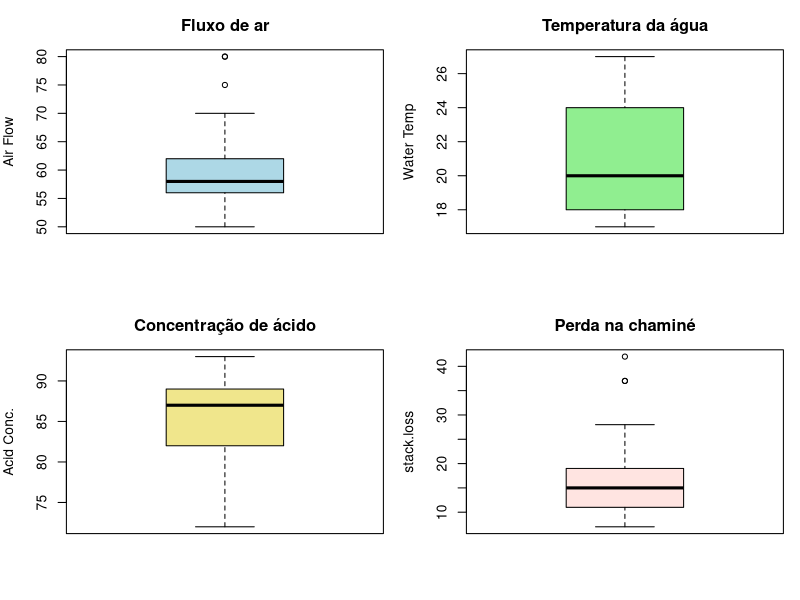
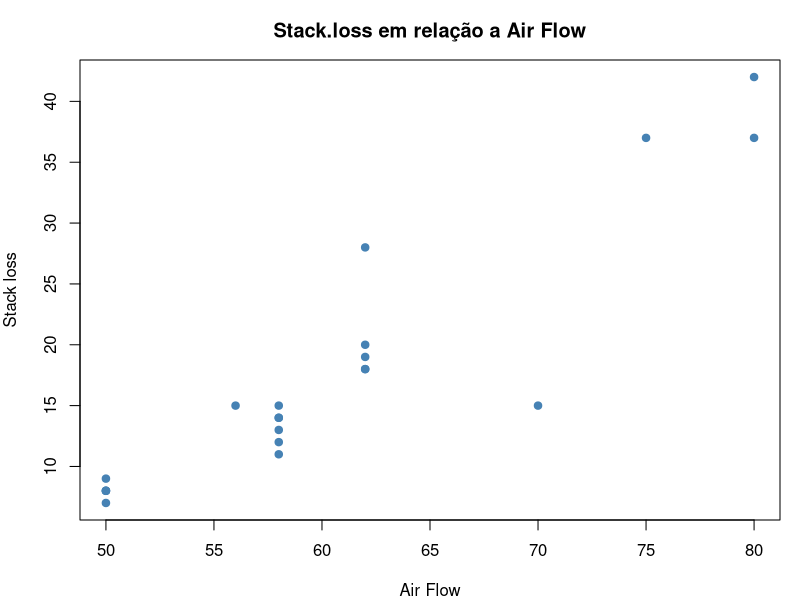
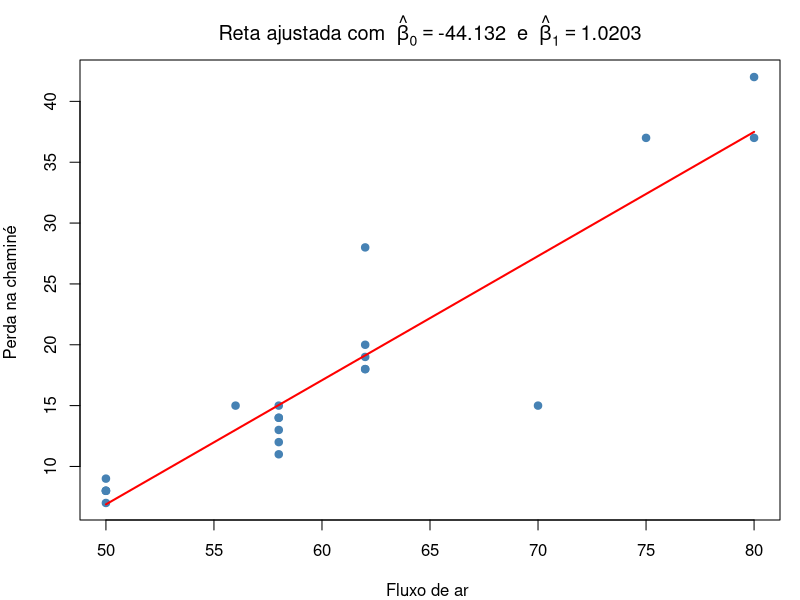
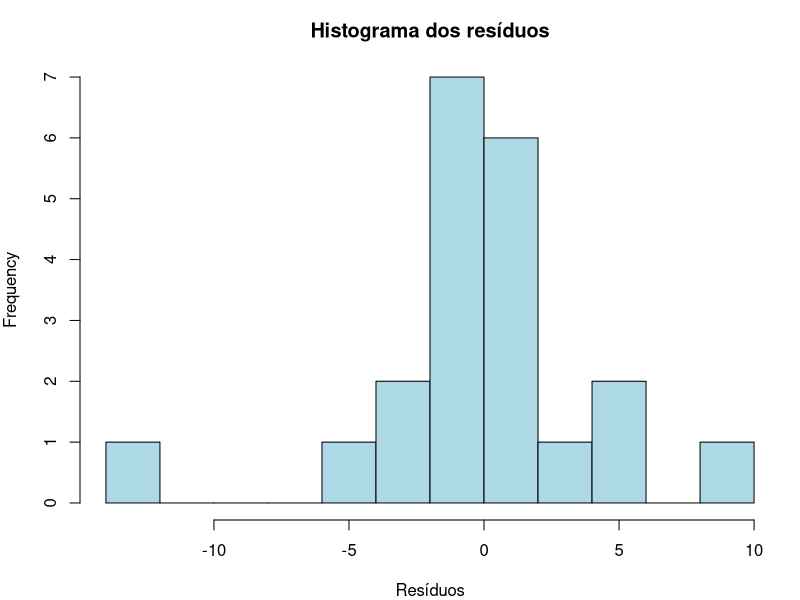

Write the R code that produced these figures, in order. (Note: this script raises an error after producing the figures.)
rm(list=ls(all=TRUE))
   
data("stackloss")
dados <- stackloss

# X é a variável explicativa e Y a variável predita
X <- dados$Air.Flow
Y <- dados$stack.loss

# Resumo estatístico das quatro variáveis
summary(dados)


# Boxplots individuais para evitar comparação visual enganosa entre escalas diferentes
par(mfrow = c(2, 2), mar = c(4, 4, 3, 1))

boxplot(dados$Air.Flow,
        main = "Fluxo de ar",
        ylab = "Air Flow",
        col = "lightblue")

boxplot(dados$Water.Temp,
        main = "Temperatura da água",
        ylab = "Water Temp",
        col = "lightgreen")

boxplot(dados$Acid.Conc.,
        main = "Concentração de ácido",
        ylab = "Acid Conc.",
        col = "khaki")

boxplot(dados$stack.loss,
        main = "Perda na chaminé",
        ylab = "stack.loss",
        col = "mistyrose")

par(mfrow = c(1, 1))


# Gráfico de dispersão entre as variáveis explicativa e predita
plot(X,Y,
     pch = 19,
     col = 'steelblue',
     xlab = 'Air Flow',
     ylab = 'Stack loss',
     main = 'Stack.loss em relação a Air Flow'
)

# Correlação linear entre X e Y
cor(X,Y)

# Cálculo de Sxx,Sxy e Syy
n <- nrow(dados)
Xbar <- mean(X)
Ybar <- mean(Y)

# Sxx mede a variabilidade total da variável X
Sxx <- sum(X^2) - n*Xbar^2

# Syy mede a variabilidade total da variável Y
Syy <- sum(Y^2) - n*Ybar^2

# Sxy é a medida de associação linear entre X e Y
Sxy <- sum((X-Xbar)*Y)

cat('Sxx =', Sxx, '\n')
cat('Syy =', Syy, '\n')
cat('Sxy =', Sxy)


# Lembrando:
# beta1 = Sxy / Sxx
# beta0 = Ybar - beta1*Xbar
# sigma2 = SQres / (n - 2)

# Estimativas de beta0 e beta1
beta1_hat <- Sxy / Sxx
beta0_hat <- Ybar - beta1_hat*Xbar

# Estimativa de sigma2 (estimador não viesado)
# A soma de quadrados dos resíduos pode ser calculada direto com Syy e Sxy
SQres <- Syy - beta1_hat*Sxy
sigma2_hat <- SQres / (n - 2)

cat('beta0 =', beta0_hat, '\n')
cat('beta1 =', beta1_hat, '\n')
cat('sigma2 =', sigma2_hat, '\n')

# Conferindo com a função lm
fit <- lm(Y ~ X)
fit$coefficients

cat('Y_hat =', round(beta0_hat,4), '+', round(beta1_hat,4), '* X' )


# Gráfico de dispersão com a reta ajustada
plot(X, Y,
     pch = 19,
     col = "steelblue",
     xlab = "Fluxo de ar ",
     ylab = "Perda na chaminé ",
     main = bquote("Reta ajustada com " ~ hat(beta)[0] == .(round(beta0_hat, 4)) ~ " e " ~ hat(beta)[1] == .(round(beta1_hat, 4))))
curve(beta0_hat + beta1_hat*x, add = T, col = "red", lwd = 2)


# Cálculo dos resíduos no modelo
y_hat <- beta0_hat + beta1_hat*X
residuos <- Y - y_hat

tabela_residuos <- data.frame(Air.Flow = X,
                              stack.loss = Y,
                              y_hat = round(y_hat, 3),
                              residuo = round(residuos, 3))
tabela_residuos

hist(residuos,
     main = "Histograma dos resíduos",
     xlab = "Resíduos",
     col = "lightblue",
     border = "black",
     breaks = 8)

# Como os resíduos se aproximam de zero, o modelo consegue prever valores próximos
# aos observados


# TESTE DE HIPÓTESES 

# Teste para B0
dp_beta0_hat <- sqrt( sigma2_hat *( (1/n) + (mean(X))^2/Sxx ))
t0_beta0 <- beta0_hat/dp_beta0_hat
dp_beta0_hat
#Rejeitamos H0 se t0_beta0 < t1 ou t0_beta0 > t2

alpha <- 0.05
t1 <- qt(alpha/2,n-2)
t2 <- qt(1-alpha/2,n-2)

if(t0_beta0 < t1 || t0_beta0>t2){
  cat("Rejeita-se H0")
} else {
  cat("Não se rejeita H0")
}


# --- Intervalo de confiança para β₀ ---
#O valor do parâmetro β₀ apenas nos mostra uma faixa de valores possíveis 
#para o valor esperado da resposta(stack.loss) quando a variável preditiva 
#for nula 
b0_min <- beta0_hat - t2*dp_beta0_hat
b0_max <- beta0_hat + t2*dp_beta0_hat
IC_beta0 <- cbind(b0_min, b0_max)
cat('Intervalo de confiança (95%) para β₀')
print(IC_beta0)

# --- Intervalo de confiança para β₁ ---
#Para cada aumento em uma unidade de fluxo de ar 
#de resfriamento(stack.loss), a perda na chaminé 
#aumenta dentro dos limites do intervalo de confiança, com 95% de confiança.
b1_min <- beta1_hat - t2*dp_beta1_hat
b1_max <- beta1_hat + t2*dp_beta1_hat
IC_beta1 <- cbind(b1_min, b1_max)
cat('Intervalo de confiança (95%)  para β₁')
print(IC_beta1)


# --- Intervalo de confiança para σ² ---
#O σ² quantifica a forma como os pontos se dispersam ao redor da reta. 
#Valores maiores para seu intervalo de confiança descrevem uma maior 
#flutuação nos dados
t1_sig <- qchisq(alpha/2, n-2)
t2_sig <- qchisq(1-alpha/2,n-2)

sig_min <- SQres/t2_sig
sig_max <- SQres/t1_sig

IC_sigma2 <- cbind(sig_min, sig_max)
cat('Intervalo de confiança (95%) para σ²')
print(IC_sigma2)
